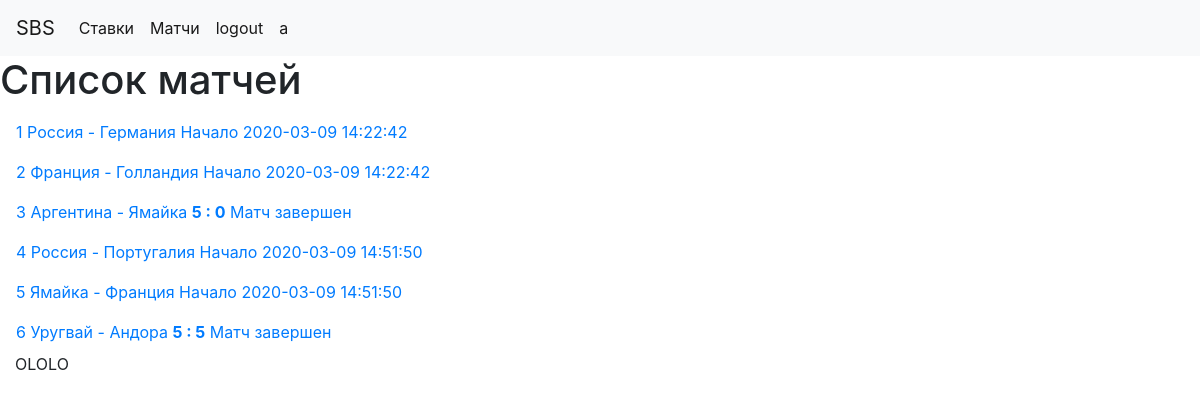
/matchs (signed in), run on an earlier commit of the app's database.
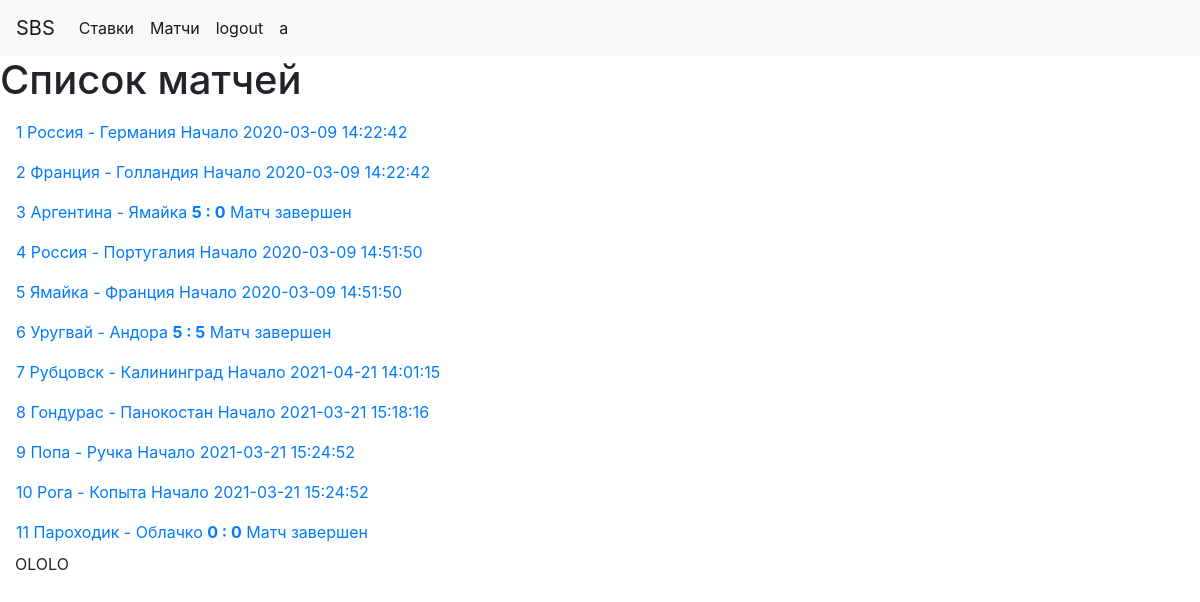
And on a later commit of the database.
### app/models.py (models this page shows, shortened)
class User(UserMixin, db.Model):
    id = db.Column(db.Integer, primary_key=True)
    username = db.Column(db.String(64), index=True, unique=True)
    email = db.Column(db.String(120), index=True, unique=True)
    password_hash = db.Column(db.String(128))
    pred = db.relationship('Bets', backref='author', lazy='dynamic')
    avatar = db.Column(db.String(128))
    about_me = db.Column(db.String(140))
    fio = db.Column(db.String(140))

class Match(db.Model):
    id = db.Column(db.Integer, primary_key=True)
    team1 = db.Column(db.String(64))
    team2 = db.Column(db.String(64))
    t1_res =  db.Column(db.Integer)
    t2_res = db.Column(db.Integer)
    timestamp = db.Column(db.DateTime, index=True, default=datetime.utcnow)
    completed = db.Column(db.Boolean, default=False)

### app/routes.py (the view)
@app.route('/matchs', methods=['GET', 'POST'])
@login_required
def matchs():
    matchs = Match.query.all()
    return render_template('matchs.html', matchs= matchs)

### app/models.py (called while the page is built)
@login.user_loader
def load_user(id):
    return User.query.get(int(id))

### app/templates/matchs.html (shortened to what this page needs)
{% extends  'base.html' %}
{% block content_title %}
    Список матчей
{% endblock %}
{% block content%}
    {% if current_user.username == 'admin' %}
    <a class="nav-item nav-link active" href="{{ url_for('matchadd') }}">Добавить матч <span class="sr-only">(current)</span></a>
    {% for match in matchs %}
<div><a class="nav-item nav-link active" href="{{ url_for('editmatchs', match_id = match.id) }}">
    {{match.id}} {{match.team1}} - {{match.team2}}
    {% if match.completed%}
    <b>{{match.t1_res}} : {{match.t2_res}}</b> Матч завершен
    {%else%} Начало {{match.timestamp}}
    {% endif %}  </a></div>
        {% endfor %}
    {%else%}
        {% for match in matchs %}
<div><a class="nav-item nav-link active" href="{{ url_for('editbets', match_id = match.id) }}">{{match.id}} {{match.team1}} - {{match.team2}}
    {% if match.completed%}
    <b>{{match.t1_res}} : {{match.t2_res}}</b> Матч завершен
    {%else%} Начало {{match.timestamp}}
    {% endif %}  </a></div>
        {% endfor %}
    {% endif %}
    <div class="col-md-3">
        OLOLO
    </div>
{% endblock %}

### app/templates/base.html (shortened to what this page needs)
<!DOCTYPE html>
<html lang="en">
<head>
    <link rel="stylesheet" href="https://stackpath.bootstrapcdn.com/bootstrap/4.4.1/css/bootstrap.min.css">
</head>
<body>
<nav class="navbar navbar-expand-lg navbar-light bg-light">
    <a class="navbar-brand" href="{{ url_for('index') }}">SBS</a>
    <div class="collapse navbar-collapse" id="navbarNavAltMarkup">
        <div class="navbar-nav">
            <a class="nav-item nav-link active" href="{{ url_for('bets') }}">Ставки <span class="sr-only">(current)</span></a>
             <a class="nav-item nav-link active" href="{{ url_for('matchs') }}">Матчи <span class="sr-only">(current)</span></a>
        {% if current_user.is_anonymous %}
            <a class="nav-item nav-link active" href="{{ url_for('login') }}">login <span class="sr-only">(current)</span></a>
            <a class="nav-item nav-link active" href="{{ url_for('register') }}">Регистрация <span class="sr-only">(current)</span></a>
        {% else %}
            <a class="nav-item nav-link active" href="{{ url_for('logout') }}">logout <span class="sr-only">(current)</span></a>
        {% endif %}
        <a class="nav-item nav-link active" href="{{ url_for('user', username=current_user.username) }}" >{{ current_user.username }}</a>
    </div>
    </div>
</nav>
<h1>
    {% block content_title %}
    {% endblock %}
</h1>
    {% block content%}
    {% endblock %}
</body>
</html>

What changed in the data, as far as the page shows it:
added Match: id "7", team1 "Рубцовск", team2 "Калининград", timestamp "2021-04-21 14:01:15"
added Match: id "8", team1 "Гондурас", team2 "Панокостан", timestamp "2021-03-21 15:18:16"
added Match: id "9", team1 "Попа", team2 "Ручка", timestamp "2021-03-21 15:24:52"
added Match: id "10", team1 "Рога", team2 "Копыта", timestamp "2021-03-21 15:24:52"
added Match: id "11", team1 "Пароходик", team2 "Облачко", t1_res "0", t2_res "0"
